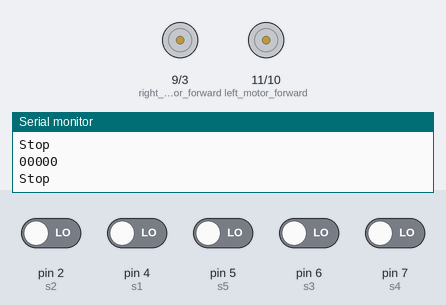
Bench run of a sketch on a simulated Arduino Uno, built with avr-gcc and run on an emulated ATmega328P. Shown: motor-driver pin pairs drawn as motors (green arrow = first pin HIGH = forward, orange = second pin HIGH = backward, longer = more drive), the last lines printed to the serial monitor. Inputs (shaded band) come from the test bench; at power-on: pin 2 (s2), pin 4 (s1), pin 5 (s5), pin 6 (s3), pin 7 (s4) LOW.

Above: at 1.2 s.
1.3 s: pin 2 (s2) driven HIGH
At 1.7 s:
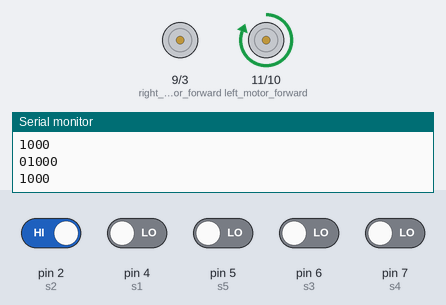
2.8 s: pin 5 (s5) driven HIGH
At 3.5 s:
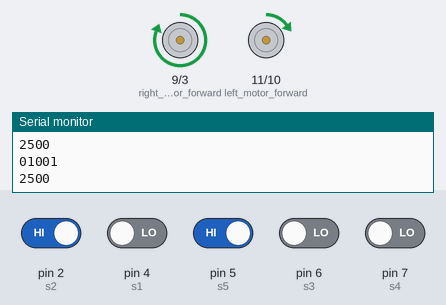
4.3 s: pin 4 (s1) driven HIGH
At 5.2 s:
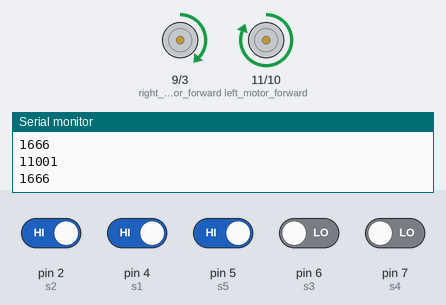
5.8 s: pin 6 (s3) driven HIGH
At 7.0 s:
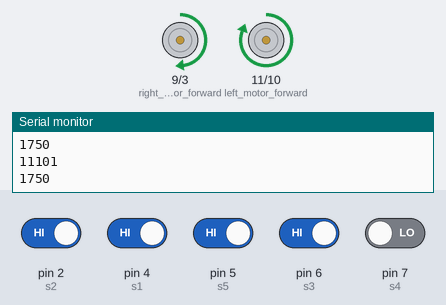
7.3 s: pin 7 (s4) driven HIGH
At 8.2 s:
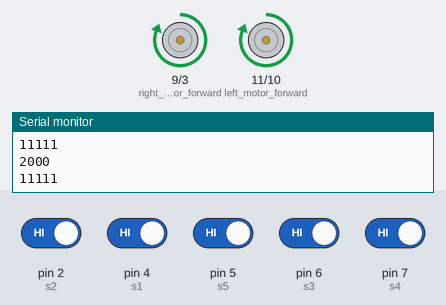
8.8 s: pin 2 (s2) driven LOW
At 9.4 s:
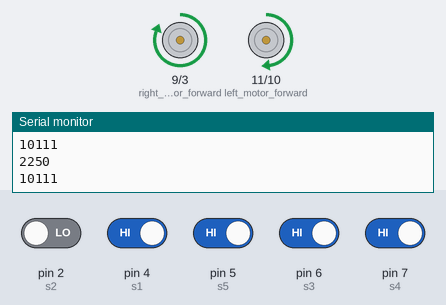
Timing chart, 0 to 11.3 s (numbered marks = the images above; inputs shaded):
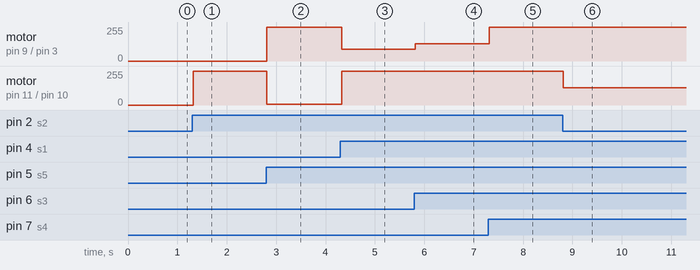

Measured:
- after the input at 1.3 s, motor on pin 11 (left_motor_forward) / pin 10 (left_motor_backward): stopped → forward 255/255 at once
- after the input at 2.8 s, motor on pin 9 (right_motor_forward) / pin 3 (right_motor_backward): stopped → forward 255/255 at once; motor on pin 11 (left_motor_forward) / pin 10 (left_motor_backward): forward 255/255 → forward 5/255 at once
- after the input at 4.3 s, motor on pin 9 (right_motor_forward) / pin 3 (right_motor_backward): forward 255/255 → forward 88/255 at once; motor on pin 11 (left_motor_forward) / pin 10 (left_motor_backward): forward 5/255 → forward 255/255 at once
- after the input at 5.8 s, motor on pin 9 (right_motor_forward) / pin 3 (right_motor_backward): forward 88/255 → forward 130/255 at once
- after the input at 7.3 s, motor on pin 9 (right_motor_forward) / pin 3 (right_motor_backward): forward 130/255 → forward 255/255 at once
- after the input at 8.8 s, motor on pin 11 (left_motor_forward) / pin 10 (left_motor_backward): forward 255/255 → forward 130/255 at once

The sketch:

pid_combine.ino
```cpp
 #define left_motor_forward 11
#define left_motor_backward 10
#define right_motor_forward 9
#define right_motor_backward 3

#define set_point 2000
#define max_speed 255 //set Max Speed Value
#define Kp .5 //set Kp Value
#define Ki 0 //set Ki Value
#define Kd 0 //set Kd Value

int proportional=0;
int integral=0;
int derivative=0;
int last_proportional=0;
int right_speed=0;
int left_speed=0;
int sensors_sum=0;
int sensors_average=0;
int sensors[5]={0,0,0,0,0};
int Position=0;
int error_value=0;

int s1 = 4;
int s2 = 2;
int s3 = 6;
int s4 = 7;
int s5 = 5;
void setup()
{
  pinMode(right_motor_forward,OUTPUT);
  pinMode(right_motor_backward,OUTPUT);

  pinMode(s1,INPUT);
  pinMode(s2,INPUT);
  pinMode(s3,INPUT);
  pinMode(s4,INPUT);
  pinMode(s5,INPUT);
  Serial.begin(9600);
}

void Stop()
{
  Serial.println("Stop");
  analogWrite(left_motor_forward,0);
  analogWrite(right_motor_forward,0);
  analogWrite(left_motor_backward,0);
  analogWrite(right_motor_backward,0);
}

void forward()
{
  Serial.println("Forward");
  analogWrite(left_motor_forward,150);
  analogWrite(right_motor_forward,150);
  analogWrite(left_motor_backward,0);
  analogWrite(right_motor_backward,0);
}

void ba(int sp)
 {
     analogWrite(left_motor_forward,0);
     analogWrite(left_motor_backward,sp);
     analogWrite(right_motor_forward,0); // backward
     analogWrite(right_motor_backward,sp);
}
void la(int sp)
 {
     analogWrite(left_motor_forward,0);
     analogWrite(left_motor_backward,0);
     analogWrite(right_motor_forward,sp);
     analogWrite(right_motor_backward,0);
}
void ra(int sp)
 {
     analogWrite(left_motor_forward,sp);
     analogWrite(left_motor_backward,0);
     analogWrite(right_motor_forward,0);
     analogWrite(right_motor_backward,0);
 }

 void ua(int sp)
 {
     analogWrite(left_motor_forward,sp);
     analogWrite(left_motor_backward,0);
     analogWrite(right_motor_forward,0);
     analogWrite(right_motor_backward,sp);
 }

void pid_calc()
{


  proportional=Position-set_point;
  integral = integral + proportional;
  derivative = proportional - last_proportional;
  last_proportional = proportional;
  error_value = int(proportional * Kp + integral * Ki + derivative * Kd);
}
void calc_turn()
{
                                              //Restricting the error value between +256.
if (error_value< -256)
  {
error_value = -256;
  }
if (error_value> 256)
  {
error_value = 256;
  }
                                              // If error_value is less than zero calculate right turn speed values
if (error_value< 0)
  {
right_speed = max_speed + error_value;
left_speed = max_speed;
  }
  else
  {
right_speed = max_speed;
left_speed = max_speed - error_value;
  }
}
void motor_drive (int right_speed,int left_speed)
{
  if (right_speed>255)
      right_speed=255;
  if (right_speed<0)
      right_speed=0;
  if (left_speed>255)
      left_speed=255;
  if (left_speed<0)
      left_speed=0;

  analogWrite(left_motor_forward,left_speed);
  analogWrite(right_motor_forward,right_speed);
  analogWrite(left_motor_backward,0);
  analogWrite(right_motor_backward,0);
}


void loop()
{
int  sensors_average = 0;
  sensors_sum = 0;
 int arr[10] = {s1,s2,s3,s4,s5};
  for (int i = 0; i <=4; i++)
   {
    sensors[i] = digitalRead(arr[i]);
    Serial.print(sensors[i]);
    sensors_average += sensors[i] * i * 1000   ;
    sensors_sum += sensors[i];
    }
  Serial.println();
  if(sensors_sum==0)
  {
    Stop();
  }
//  if (sensors_sum >= 3500)
//  {
//   forward();
//  }

  if(sensors_sum < 3500 && sensors_sum > 0)
      {
        Position = int(sensors_average / sensors_sum);
        Serial.println(Position);
        pid_calc();
        calc_turn();
        motor_drive(right_speed,left_speed);
      }


}
```
